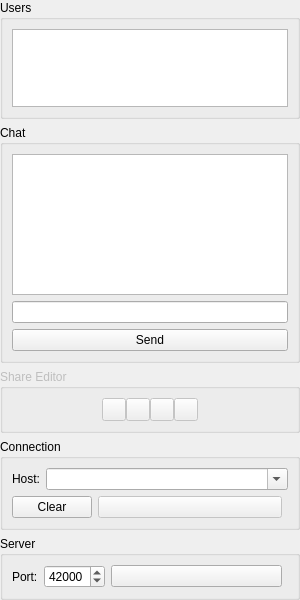
<?xml version="1.0" encoding="UTF-8"?>
<ui version="4.0">
 <class>ChatWidget</class>
 <widget class="QWidget" name="ChatWidget">
  <property name="geometry">
   <rect>
    <x>0</x>
    <y>0</y>
    <width>300</width>
    <height>600</height>
   </rect>
  </property>
  <property name="windowTitle">
   <string>Chat</string>
  </property>
  <layout class="QVBoxLayout" name="verticalLayout_2">
   <property name="leftMargin">
    <number>0</number>
   </property>
   <property name="topMargin">
    <number>0</number>
   </property>
   <property name="rightMargin">
    <number>0</number>
   </property>
   <property name="bottomMargin">
    <number>0</number>
   </property>
   <item>
    <widget class="QGroupBox" name="usersGroup">
     <property name="sizePolicy">
      <sizepolicy hsizetype="Preferred" vsizetype="Preferred">
       <horstretch>0</horstretch>
       <verstretch>1</verstretch>
      </sizepolicy>
     </property>
     <property name="title">
      <string>Users</string>
     </property>
     <layout class="QVBoxLayout" name="verticalLayout">
      <item>
       <widget class="QListWidget" name="usersList">
        <property name="focusPolicy">
         <enum>Qt::NoFocus</enum>
        </property>
        <property name="contextMenuPolicy">
         <enum>Qt::CustomContextMenu</enum>
        </property>
       </widget>
      </item>
     </layout>
    </widget>
   </item>
   <item>
    <widget class="QGroupBox" name="chatGroup">
     <property name="sizePolicy">
      <sizepolicy hsizetype="Preferred" vsizetype="Preferred">
       <horstretch>0</horstretch>
       <verstretch>2</verstretch>
      </sizepolicy>
     </property>
     <property name="title">
      <string>Chat</string>
     </property>
     <layout class="QVBoxLayout" name="verticalLayout_4">
      <item>
       <widget class="QTextEdit" name="chatEdit">
        <property name="focusPolicy">
         <enum>Qt::NoFocus</enum>
        </property>
        <property name="contextMenuPolicy">
         <enum>Qt::CustomContextMenu</enum>
        </property>
        <property name="readOnly">
         <bool>true</bool>
        </property>
       </widget>
      </item>
      <item>
       <widget class="QLineEdit" name="messageEdit">
        <property name="toolTip">
         <string>Enter the text to send</string>
        </property>
        <property name="clearButtonEnabled">
         <bool>true</bool>
        </property>
       </widget>
      </item>
      <item>
       <widget class="QPushButton" name="sendButton">
        <property name="toolTip">
         <string>Press to send the text above</string>
        </property>
        <property name="text">
         <string>Send</string>
        </property>
       </widget>
      </item>
     </layout>
    </widget>
   </item>
   <item>
    <widget class="QGroupBox" name="sharingGroup">
     <property name="enabled">
      <bool>false</bool>
     </property>
     <property name="title">
      <string>Share Editor</string>
     </property>
     <layout class="QHBoxLayout" name="horizontalLayout">
      <property name="spacing">
       <number>0</number>
      </property>
      <item>
       <spacer name="horizontalSpacer_2">
        <property name="orientation">
         <enum>Qt::Horizontal</enum>
        </property>
        <property name="sizeHint" stdset="0">
         <size>
          <width>76</width>
          <height>20</height>
         </size>
        </property>
       </spacer>
      </item>
      <item>
       <widget class="QToolButton" name="shareButton">
        <property name="enabled">
         <bool>false</bool>
        </property>
        <property name="toolTip">
         <string>Press to toggle the shared status of the current editor</string>
        </property>
        <property name="checkable">
         <bool>true</bool>
        </property>
       </widget>
      </item>
      <item>
       <widget class="QToolButton" name="startEditButton">
        <property name="enabled">
         <bool>false</bool>
        </property>
        <property name="toolTip">
         <string>Press to start a shared edit</string>
        </property>
        <property name="checkable">
         <bool>true</bool>
        </property>
       </widget>
      </item>
      <item>
       <widget class="QToolButton" name="sendEditButton">
        <property name="enabled">
         <bool>false</bool>
        </property>
        <property name="toolTip">
         <string>Press to end the edit and send the changes</string>
        </property>
       </widget>
      </item>
      <item>
       <widget class="QToolButton" name="cancelEditButton">
        <property name="enabled">
         <bool>false</bool>
        </property>
        <property name="toolTip">
         <string>Press to cancel the shared edit</string>
        </property>
       </widget>
      </item>
      <item>
       <spacer name="horizontalSpacer">
        <property name="orientation">
         <enum>Qt::Horizontal</enum>
        </property>
        <property name="sizeHint" stdset="0">
         <size>
          <width>75</width>
          <height>20</height>
         </size>
        </property>
       </spacer>
      </item>
     </layout>
    </widget>
   </item>
   <item>
    <widget class="QGroupBox" name="connectGroup">
     <property name="title">
      <string>Connection</string>
     </property>
     <layout class="QVBoxLayout" name="verticalLayout_3">
      <item>
       <layout class="QHBoxLayout" name="horizontalLayout_3">
        <item>
         <widget class="QLabel" name="label_2">
          <property name="text">
           <string>Host:</string>
          </property>
         </widget>
        </item>
        <item>
         <widget class="QComboBox" name="hostEdit">
          <property name="sizePolicy">
           <sizepolicy hsizetype="Expanding" vsizetype="Fixed">
            <horstretch>0</horstretch>
            <verstretch>0</verstretch>
           </sizepolicy>
          </property>
          <property name="toolTip">
           <string>Enter the host and port to connect to in the form &quot;host@port&quot;</string>
          </property>
          <property name="editable">
           <bool>true</bool>
          </property>
          <property name="insertPolicy">
           <enum>QComboBox::InsertAtTop</enum>
          </property>
          <property name="sizeAdjustPolicy">
           <enum>QComboBox::AdjustToContents</enum>
          </property>
         </widget>
        </item>
       </layout>
      </item>
      <item>
       <layout class="QHBoxLayout" name="horizontalLayout_4">
        <item>
         <widget class="QPushButton" name="clearHostsButton">
          <property name="toolTip">
           <string>Press to clear the hosts list</string>
          </property>
          <property name="text">
           <string>Clear</string>
          </property>
         </widget>
        </item>
        <item>
         <widget class="QPushButton" name="connectButton">
          <property name="enabled">
           <bool>false</bool>
          </property>
          <property name="sizePolicy">
           <sizepolicy hsizetype="Expanding" vsizetype="Fixed">
            <horstretch>0</horstretch>
            <verstretch>0</verstretch>
           </sizepolicy>
          </property>
          <property name="text">
           <string/>
          </property>
          <property name="autoDefault">
           <bool>false</bool>
          </property>
         </widget>
        </item>
        <item>
         <widget class="EricLed" name="connectionLed" native="true">
          <property name="toolTip">
           <string>Shows the connection status</string>
          </property>
         </widget>
        </item>
       </layout>
      </item>
     </layout>
    </widget>
   </item>
   <item>
    <widget class="QGroupBox" name="serverGroup">
     <property name="title">
      <string>Server</string>
     </property>
     <layout class="QHBoxLayout" name="horizontalLayout_2">
      <item>
       <widget class="QLabel" name="label_4">
        <property name="text">
         <string>Port:</string>
        </property>
       </widget>
      </item>
      <item>
       <widget class="QSpinBox" name="serverPortSpin">
        <property name="toolTip">
         <string>Enter the server port</string>
        </property>
        <property name="minimum">
         <number>1025</number>
        </property>
        <property name="maximum">
         <number>65535</number>
        </property>
        <property name="singleStep">
         <number>1</number>
        </property>
        <property name="value">
         <number>42000</number>
        </property>
       </widget>
      </item>
      <item>
       <widget class="QPushButton" name="serverButton">
        <property name="sizePolicy">
         <sizepolicy hsizetype="Expanding" vsizetype="Fixed">
          <horstretch>0</horstretch>
          <verstretch>0</verstretch>
         </sizepolicy>
        </property>
        <property name="text">
         <string/>
        </property>
        <property name="autoDefault">
         <bool>false</bool>
        </property>
       </widget>
      </item>
      <item>
       <widget class="EricLed" name="serverLed" native="true">
        <property name="toolTip">
         <string>Shows the status of the server</string>
        </property>
       </widget>
      </item>
     </layout>
    </widget>
   </item>
  </layout>
 </widget>
 <customwidgets>
  <customwidget>
   <class>EricLed</class>
   <extends>QWidget</extends>
   <header>EricWidgets/EricLed.h</header>
   <container>1</container>
  </customwidget>
 </customwidgets>
 <tabstops>
  <tabstop>serverButton</tabstop>
  <tabstop>serverPortSpin</tabstop>
  <tabstop>hostEdit</tabstop>
  <tabstop>connectButton</tabstop>
  <tabstop>clearHostsButton</tabstop>
  <tabstop>shareButton</tabstop>
  <tabstop>startEditButton</tabstop>
  <tabstop>sendEditButton</tabstop>
  <tabstop>cancelEditButton</tabstop>
  <tabstop>messageEdit</tabstop>
  <tabstop>sendButton</tabstop>
 </tabstops>
 <resources/>
 <connections/>
</ui>
